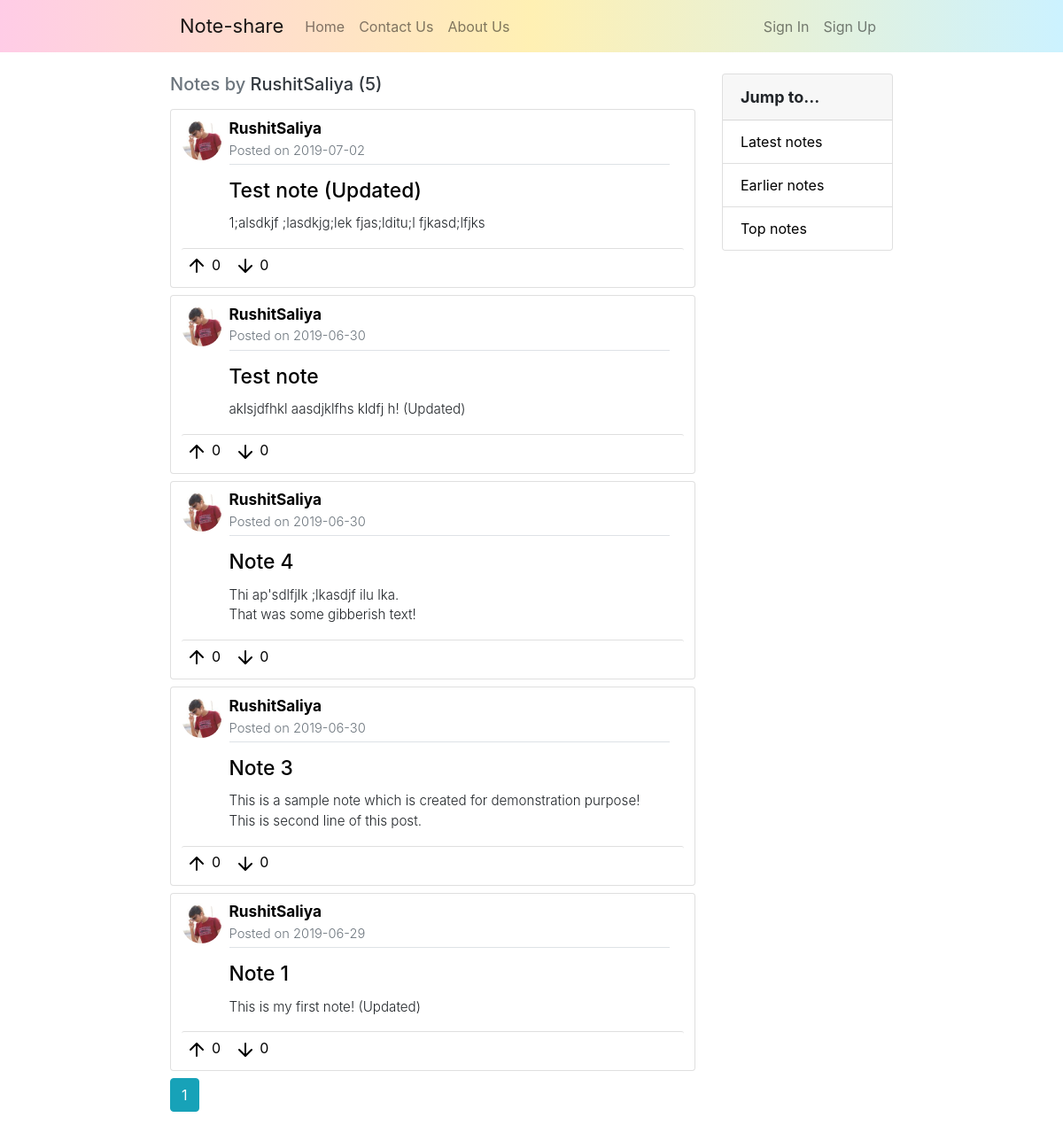
The app's page /user/RushitSaliya, older data.
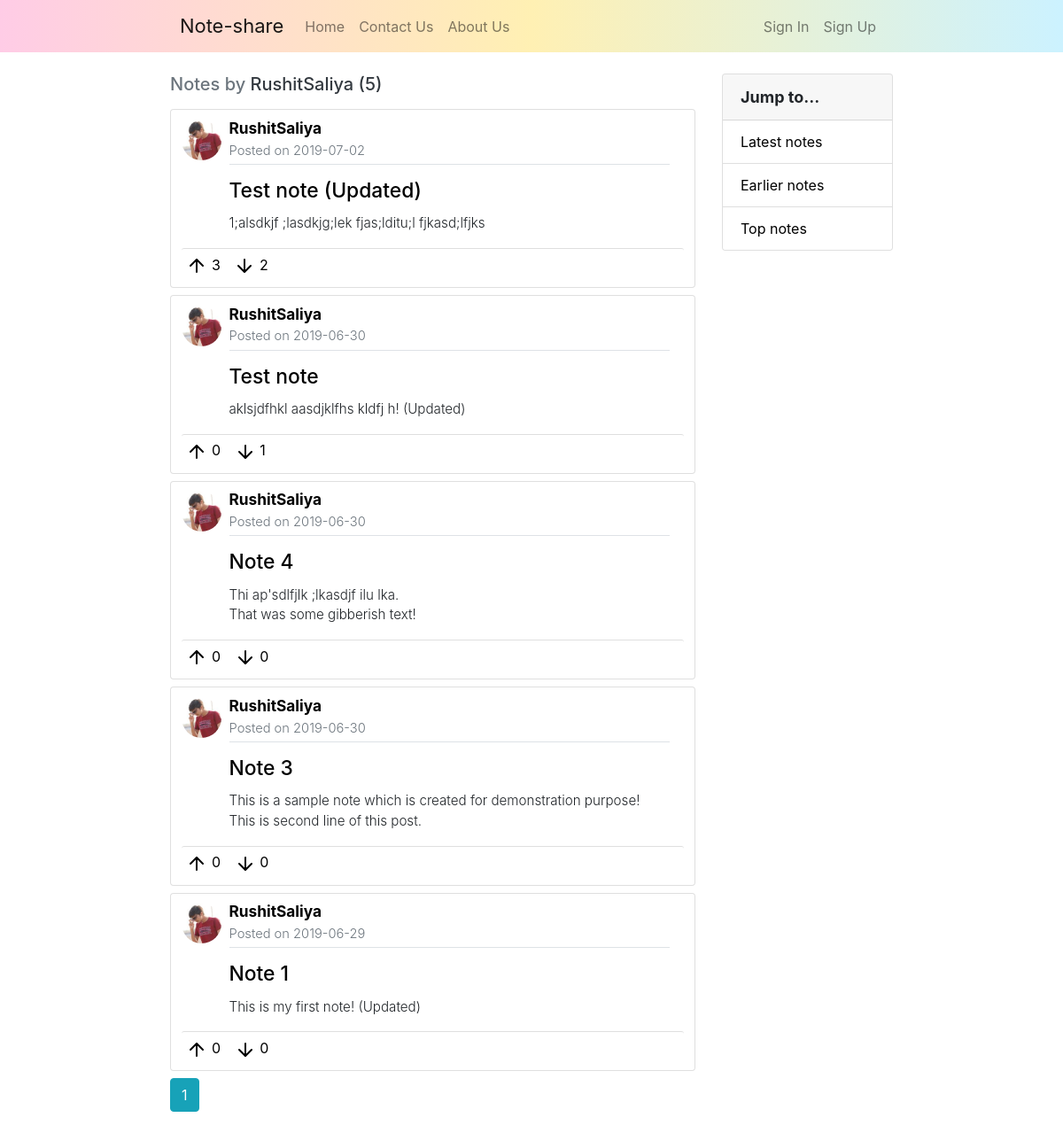
The same page, newer data.
### noteshare/models.py (models this page shows, shortened)
class User(db.Model, UserMixin):
    id = db.Column(db.Integer, primary_key=True)
    username = db.Column(db.String(20), unique=True, nullable=False)
    email = db.Column(db.String(100), unique=True, nullable=False)
    image_file = db.Column(db.String(20), nullable=False, default='default.jpg')
    password = db.Column(db.String(50), nullable=False)
    notes = db.relationship('Note', backref='author', lazy=True)

class Note(db.Model):
    id = db.Column(db.Integer, primary_key=True)
    title = db.Column(db.String(100), nullable=False)
    date_posted = db.Column(db.DateTime, nullable=False, default=datetime.utcnow)
    content = db.Column(db.Text, nullable=False)
    content_image = db.Column(db.String(20), nullable=True)
    ups = db.Column(db.Integer, nullable=False, default=0)
    downs = db.Column(db.Integer, nullable=False, default=0)
    user_id = db.Column(db.Integer, db.ForeignKey('user.id'), nullable=False)

### noteshare/notes/routes.py (the view)
@notes.route('/user/<string:username>')
def user_notes(username):
    page = request.args.get('page', 1, type=int)
    user = User.query.filter_by(username=username).first_or_404()
    notes = Note.query.filter_by(author=user).order_by(Note.date_posted.desc()).paginate(page=page, per_page=5)
    return render_template('user_notes.html', title=user.username, notes=notes, user=user)

### noteshare/templates/user_notes.html
{% extends "layout.html" %}
{% block content %}
    <div class="col-md-8 col-pl-16">
        <h5 class="text-muted mb-3">Notes by <span class="text-dark">{{ user.username }} ({{ notes.total }})</span></h5>
        {% for note in notes.items %}
            <div class="card mb-md-2">
                <div class="card-body">
                    <div class="row">
                        <div class="col-md-2 pr-0" style="max-width: 11.5%; padding-top: 1%; padding-left: 2.5%;">
                            <div class="note-header">
                                <img class="rounded-circle note-author-img" src="{{ url_for('static', filename='Profile-pictures/' + note.author.image_file) }}" alt="Author's Profile-photo">
                            </div>
                        </div>
                        <div class="col-md-10 pl-0 pr-0" style="max-width: 88.5%;">
                            <div class="note-header">
                                <a class="anchor-note-username" href="{{ url_for('notes.user_notes', username=note.author.username) }}">
                                    <strong>{{ note.author.username }}</strong>
                                    <div  class="text-muted mb-1" style="font-size: 85%;">
                                        Posted on {{ note.date_posted.strftime('%Y-%m-%d') }}
                                    </div>
                                    <div class="border-bottom mb-3"></div>
                                </a>
                                <a class="anchor-note-update" href="{{ url_for('notes.note', note_id=note.id) }}">
                                        <h5 class="card-title note-title">{{ note.title }}</h5>
                                </a>
                                <p style="white-space: pre-line; font-size: 79%;">{{ note.content }}</p>
                            </div>
                        </div>
                    </div>
                    <div class="row">
                        <div class="col-md-12">
                            <div class="card-header note-action">
                                <a class="note-action-btn" href="{{ url_for('notes.up_note', note_id=note.id, from_page=url_for('notes.user_notes', username=note.author.username)) }}"><img src="{{ url_for('static', filename='Icons/arrow-up.svg') }}" alt="Like"> {{ note.ups }} </a>
                                <a class="note-action-btn" href="{{ url_for('notes.down_note', note_id=note.id, from_page=url_for('notes.user_notes', username=note.author.username)) }}"><img src="{{ url_for('static', filename='Icons/arrow-down.svg') }}" alt="Dislike"> {{ note.downs }} </a>
                            </div>
                        </div>
                    </div>
                </div>
            </div>
        {% endfor %}
        {% for page_num in notes.iter_pages(left_edge=1, right_edge=1, left_current=1, right_current=2) %}
            {% if page_num %}
                {% if notes.page == page_num %}
                    <a class="btn btn-info mb-4" href="{{ url_for('notes.user_notes', username=user.username, page=page_num) }}">{{ page_num }}</a>
                {% else %}
                    <a class="btn btn-outline-info mb-4" href="{{ url_for('notes.user_notes', username=user.username, page=page_num) }}">{{ page_num }}</a>
                {% endif %}
            {% else %}
                ...
            {% endif %}
        {% endfor %}
    </div>
    <div class="col-md-4 col-pr-16">
        <div class="card">
                <div class="card-header" style="font-size: 18px;"><strong>Jump to...</strong></div>
                <ul class="list-group list-group-flush">
                    <li class="list-group-item"><a href="#" class="sidebar-link">Latest notes</a></li>
                    <li class="list-group-item"><a href="#" class="sidebar-link">Earlier notes</a></li>
                    <li class="list-group-item"><a href="#" class="sidebar-link">Top notes</a></li>
                </ul>
        </div>
    </div>
{% endblock content %}

### noteshare/templates/layout.html (shortened to what this page needs)
<!DOCTYPE html>
<html>
    <head>
        <link rel="stylesheet" type="text/css" href="{{ url_for('static', filename='Bootstrap-4/css/bootstrap-grid.min.css') }}">
        <link rel="stylesheet" type="text/css" href="{{ url_for('static', filename='Bootstrap-4/css/bootstrap.min.css') }}">
        <link rel="stylesheet" type="text/css" href="{{ url_for('static', filename='stylesheet.css') }}">
    </head>
    <body>
        <div class="container-fluid">
            <div class="row">
                <nav class="navbar navbar-expand-md navbar-light bg-light">
                    <a class="navbar-brand margin-left" href="{{ url_for('main.home') }}">Note-share</a>
                    <div class="navbar-collapse collapse w-100 order-1 order-md-0 dual-collapse2">
                        <ul class="navbar-nav mr-auto">
                            <li class="nav-item">
                                <a class="nav-link" href="{{ url_for('main.home') }}">Home</a>
                            </li>
                            <li class="nav-item">
                                <a class="nav-link" href="#">Contact Us</a>
                            </li>
                            <li class="nav-item">
                                <a class="nav-link" href="#">About Us</a>
                            </li>
                        </ul>
                    </div>
                    <div class="navbar-collapse collapse w-100 order-3 dual-collapse2 margin-right">
                        <ul class="navbar-nav ml-auto">
                            {% if current_user.is_authenticated %}
                                <div class="btn-group mr-2">
                                    <button type="button" class="btn btn-outline-secondary btn-dropdown dropdown-toggle" data-toggle="dropdown" aria-haspopup="true" aria-expanded="false">
                                        <img class="profile-dropdown" src="{{ url_for('static', filename='Icons/plus.svg') }}">
                                    </button>
                                    <div class="dropdown-menu">
                                        <a class="dropdown-item" href="{{ url_for('notes.new_note') }}">New note</a>
                                        <a class="dropdown-item" href="#">New group</a>
                                    </div>
                                </div>
                                <div class="btn-group">
                                    <button type="button" class="btn btn-outline-secondary btn-dropdown dropdown-toggle" data-toggle="dropdown" aria-haspopup="true" aria-expanded="false">
                                        <img class="rounded-circle profile-dropdown" src="{{ url_for('static', filename='Profile-pictures/' + current_user.image_file) }}">
                                    </button>
                                    <div class="dropdown-menu">
                                        <a class="dropdown-item" href="{{ url_for('main.home') }}">Signed in as</br><strong>{{ current_user.username }}</strong></a>
                                        <div class="dropdown-divider"></div>
                                        <a class="dropdown-item" href="{{ url_for('users.account') }}">Your profile</a>
                                        <a class="dropdown-item" href="{{ url_for('notes.user_notes', username=current_user.username) }}">Your notes</a>
                                        <a class="dropdown-item" href="#">Your groups</a>
                                        <div class="dropdown-divider"></div>
                                        <a class="dropdown-item" href="{{ url_for('users.logout') }}">Logout</a>
                                    </div>
                                </div>
                            {% else %}
                                <li class="nav-item">
                                    <a class="nav-link" href="{{ url_for('users.login') }}">Sign In</a>
                                </li>
                                <li class="nav-item">
                                    <a class="nav-link" href="{{ url_for('users.register') }}">Sign Up</a>
                                </li>
                            {% endif %}
                        </ul>
                    </div>
                </nav>
            </div>
            <div class="row">
                <div class="col-md-8 col-pl-16">
                </div>
                {% block content %}{% endblock %}
            </div>
        </div>
    </body>
</html>

### noteshare/static/stylesheet.css (style rules this page uses)
.navbar.bg-light { width: 100%; background: linear-gradient(to right, #ffcce6, #fff0b3, #ccf2ff)!important; }
.navbar-light .navbar-brand, .navbar-light .navbar-nav .active>.nav-link, .navbar-light .navbar-nav .nav-link:focus { font-size: 16px; }
.navbar-light .navbar-brand { font-size: 22px; }
.navbar-light .margin-left { padding-left: 16%; }
.note-action { border-top: 1px solid rgba(0,0,0,.125); border-bottom: none; padding: 1%; background-color: #fff; }
.card-title { font-size: 16px; }
.note-action-btn, .note-action-btn:hover { margin-right: 2%; text-decoration: none; color: #000; }
.margin-right { padding-right: 16%; }
.col-pl-16 { padding-top: 1%; padding-left: 16%; }
.col-pr-16 { padding-top: 1%; padding-right: 16%; }
.sidebar-link { text-decoration: none; color: #000; }
.note-header { font-size: 120%; font-weight: 350; }
.note-title { font-size: 170%; font-weight: 500; }
.note-author-img { border-radius: 50%; object-fit: cover; height: 45px; width: 45px; }
.anchor-note-update { text-decoration: none; color: #000; font-size: 70%; }
.anchor-note-username { text-decoration: none; color: #000; font-size: 90%; }
.card-body { padding: 1% 2% 1% 2%; }

Row changes from the older to the newer data that the page shows:
changed Note "Test note (Updated)": ups "0" → "3"; downs "0" → "2"
changed Note "Test note": downs "0" → "1"
